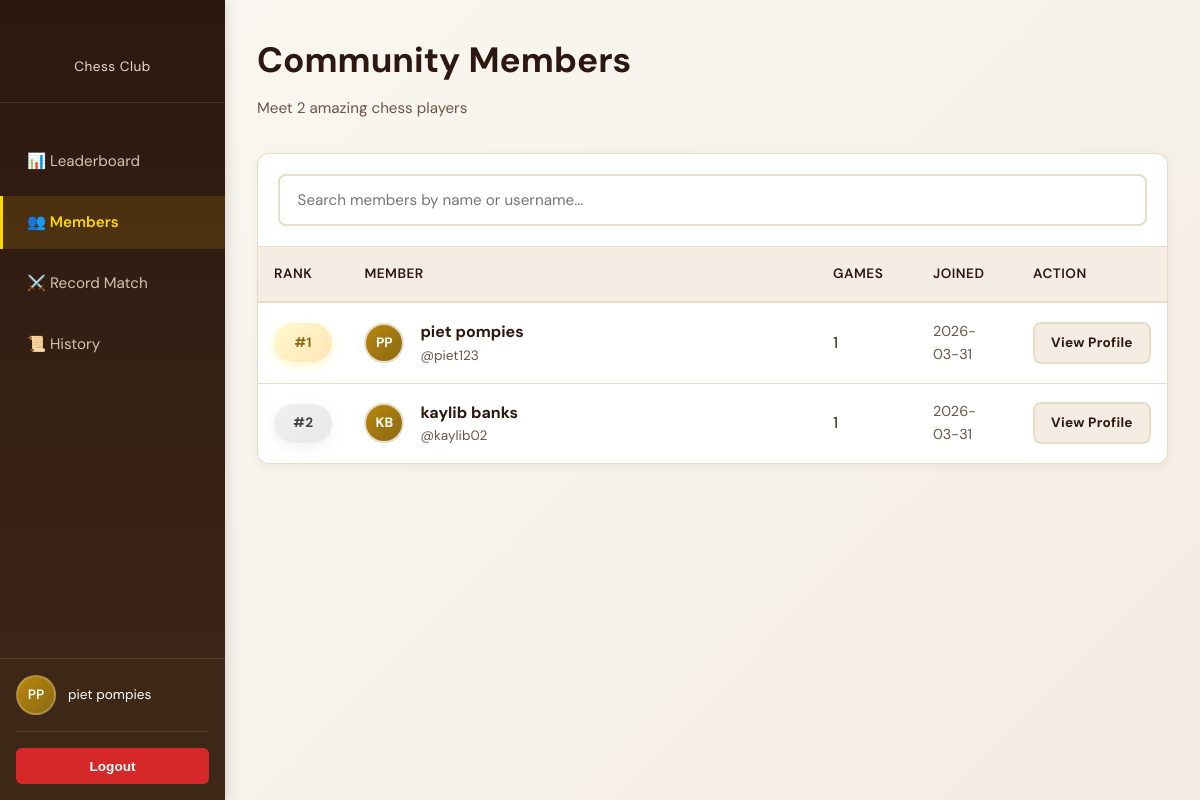
/members (signed in), run on the app's committed database.
### tables this page shows
CREATE TABLE users (
    id INTEGER PRIMARY KEY AUTOINCREMENT,
    username TEXT NOT NULL UNIQUE,
    hash TEXT NOT NULL,
    email TEXT NOT NULL UNIQUE,
    first_name TEXT NOT NULL,
    last_name TEXT NOT NULL,
    birthday TEXT,
    games_played INTEGER NOT NULL DEFAULT 0,
    rank INTEGER NOT NULL,
    avatar_filename TEXT DEFAULT NULL,
    last_login TEXT,
    created_at TEXT NOT NULL DEFAULT (datetime('now'))
);

### app.py (the view)
@app.route("/members")
@login_required
def members():
    users = db.execute("SELECT * FROM users ORDER BY rank ASC")
    return render_template("members.html", users=users, current_user_id=session["user_id"])

### app.py (called while the page is built)
@app.context_processor
def inject_helpers():
    current_user = None
    if session.get("user_id"):
        result = db.execute("SELECT * FROM users WHERE id = ?", session["user_id"])
        current_user = result[0] if result else None
    return {
        'get_initials': get_initials,
        'current_user': current_user
    }

@app.before_request
def before_request():
    if not os.path.exists(app.config["UPLOAD_FOLDER"]):
        os.makedirs(app.config["UPLOAD_FOLDER"])

    def execute(self, query, *args):
        conn = sqlite3.connect(self.db_path)
        conn.row_factory = sqlite3.Row
        cursor = conn.cursor()
        try:
            cursor.execute(query, args)
            if query.strip().upper().startswith(('SELECT', 'PRAGMA')):
                results = cursor.fetchall()
                conn.close()
                return [dict(row) for row in results]
            else:
                conn.commit()
                conn.close()
                return None
        except Exception as e:
            conn.close()
            raise e

### helpers.py (called while the page is built)
def login_required(f):
    @wraps(f)
    def decorated_function(*args, **kwargs):
        if session.get("user_id") is None:
            flash("You must be logged in to access this page.", "error")
            return redirect("/login")
        return f(*args, **kwargs)
    return decorated_function

def get_initials(first_name, last_name):
    if not first_name or not last_name:
        return "U"
    return (first_name[0] + last_name[0]).upper()

### templates/members.html (shortened to what this page needs)
{% extends "layout.html" %}
{% block content %}
<div class="page-header">
    <h1> Community Members</h1>
    <p>Meet {{ users|length }} amazing chess players</p>
</div>
<div class="table-container">
    <div class="table-search">
        <input type="text" id="search" placeholder="Search members by name or username...">
    </div>
    <table>
        <thead>
            <tr>
                <th style="width: 80px;">Rank</th>
                <th>Member</th>
                <th style="width: 100px;">Games</th>
                <th style="width: 100px;">Joined</th>
                <th style="width: 150px;">Action</th>
            </tr>
        </thead>
        <tbody id="table-body">
            {% for user in users %}
            <tr class="table-row">
                <td>
                    <span class="rank-badge {% if user.rank == 1 %}gold{% elif user.rank == 2 %}silver{% elif user.rank == 3 %}bronze{% endif %}">
                        <span>#{{ user.rank }}</span>
                    </span>
                </td>
                <td>
                    <div style="display: flex; align-items: center; gap: 1rem;">
                        <div class="avatar-circle">
                            {% if user.avatar_filename %}
                                <img src="{{ url_for('static', filename='uploads/' + user.avatar_filename) }}" alt="{{ user.first_name }}">
                            {% else %}
                                {{ get_initials(user.first_name, user.last_name) }}
                            {% endif %}
                        </div>
                        <div>
                            <strong>{{ user.first_name }} {{ user.last_name }}</strong>
                            <div class="text-muted" style="font-size: 0.85rem;">@{{ user.username }}</div>
                        </div>
                    </div>
                </td>
                <td>{{ user.games_played }}</td>
                <td class="text-muted" style="font-size: 0.9rem;">
                    {% if user.created_at %}
                        {{ user.created_at[:10] }}
                    {% else %}
                        —
                    {% endif %}
                </td>
                <td>
                    <a href="/profile/{{ user.id }}" class="btn btn-secondary btn-sm" style="padding: 0.5rem 1rem; font-size: 0.85rem;">View Profile</a>
                </td>
            </tr>
            {% endfor %}
        </tbody>
    </table>
</div>
{% endblock %}

### templates/layout.html (shortened to what this page needs)
<!DOCTYPE html>
<html lang="en">
<head>
    <link rel="stylesheet" href="{{ url_for('static', filename='styles.css') }}">
</head>
<body>
    {% if session.get('user_id') %}
    <aside class="sidebar">
        <div class="sidebar-logo">
            <span class="sidebar-logo-text">Chess Club</span>
        </div>
        <nav>
            <ul class="sidebar-nav">
                <li><a href="/" class="{% if request.endpoint == 'index' %}active{% endif %}">📊 Leaderboard</a></li>
                <li><a href="/members" class="{% if request.endpoint == 'members' %}active{% endif %}">👥 Members</a></li>
                <li><a href="/match" class="{% if request.endpoint == 'match' %}active{% endif %}">⚔️ Record Match</a></li>
                <li><a href="/history" class="{% if request.endpoint == 'history' %}active{% endif %}">📜 History</a></li>
            </ul>
        </nav>
        <div class="sidebar-footer">
            {% if current_user %}
                <div class="user-info">
                    <div class="user-avatar-sm">
                        {% if current_user.avatar_filename %}
                            <img src="{{ url_for('static', filename='uploads/' + current_user.avatar_filename) }}" alt="{{ current_user.first_name }}">
                        {% else %}
                            {{ get_initials(current_user.first_name, current_user.last_name) }}
                        {% endif %}
                    </div>
                    <div class="user-name">{{ current_user.first_name }} {{ current_user.last_name }}</div>
                </div>
            {% endif %}
            <form action="/logout" method="get" style="margin: 0;">
                <button type="submit" class="logout-btn">Logout</button>
            </form>
        </div>
    </aside>
    {% endif %}
    <main>
        {% block content %}{% endblock %}
    </main>
</body>
</html>

### data on the page
users: first_name+last_name "PP", first_name "piet", last_name "pompies", rank "1", username "piet123", games_played "1", created_at "2026-03-31"
users: rank "2", first_name+last_name "KB", first_name "kaylib", last_name "banks", username "kaylib02", games_played "1", created_at "2026-03-31"

### other printed values
{{ users|length }} "2"
